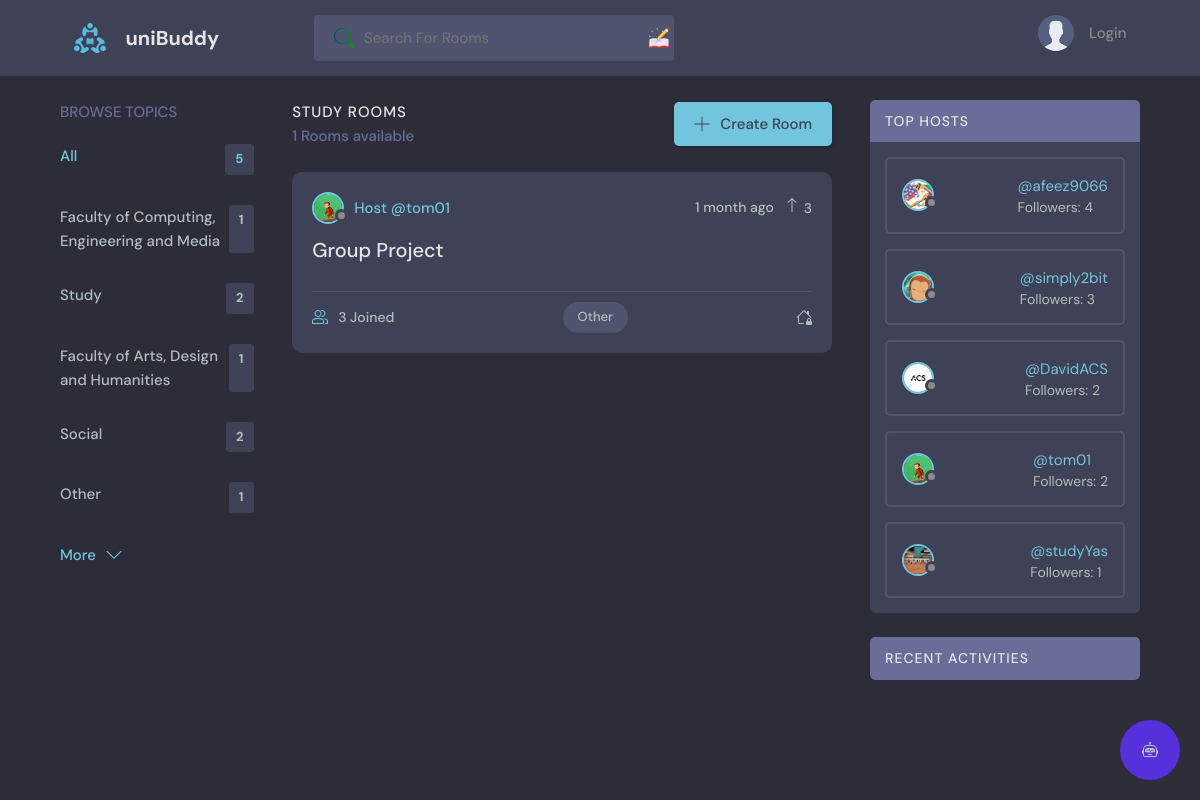
The app's page /?q=Other with its own data.
### base/models.py (models this page shows, shortened)
class Topic(models.Model):
    name = models.CharField(max_length=200)

class Room(models.Model):
    host = models.ForeignKey(User, on_delete=models.SET_NULL, null=True, related_name='created_rooms')
    topic = models.ForeignKey(Topic, on_delete=models.SET_NULL, null=True)
    name = models.CharField(max_length=200)
    description = models.TextField(null=True, blank=True)
    participants = models.ManyToManyField(
        User, related_name='participants', blank=True)
    updated = models.DateTimeField(auto_now=True)
    created = models.DateTimeField(auto_now_add=True)
    upvotes = models.IntegerField(default=0)
    upvoted_by = models.ManyToManyField(User, related_name='upvoted_rooms')
    is_private = models.BooleanField(default=False)
    access_code = models.CharField(max_length=10, blank=True, null=True)
    admins = models.ManyToManyField(User, related_name="admin_rooms", blank=True)
    class Meta:
        ordering = ['-updated', '-created']

class User(AbstractUser):
    name = models.CharField(max_length=200, null=True)
    email = models.EmailField(unique=True, null=True)
    bio = models.TextField(null=True)
    avatar = models.ImageField(null=True, default="avatar.svg")
    followers = models.ManyToManyField('self', related_name='following', blank=True, symmetrical=False)
    follower_count = models.IntegerField(default=0)
    last_checked = models.DateTimeField(auto_now_add=True)
    badges = models.ManyToManyField('base.Badge', blank=True)
    USERNAME_FIELD = 'email'
    REQUIRED_FIELDS = []

### base/views.py (the view)
# urls.py: path('', views.home, name="home"),
def home(request):
    q = request.GET.get('q') if request.GET.get('q') != None else ''
    rooms = Room.objects.filter(
        Q(topic__name__icontains=q) |
        Q(name__icontains=q) |
        Q(description__icontains=q)
    ).order_by('-upvotes')
    topics = Topic.objects.all()[0:5]
    room_count = rooms.count()
    top_host = User.objects.annotate(num_followers=Count('followers')).order_by('-num_followers')[:5]
    if request.user.is_authenticated:
        following_users = request.user.followers.all()
        room_messages = Message.objects.filter(
            Q(room__topic__name__icontains=q),
            Q(user=request.user) | Q(user__in=following_users)
        ).order_by('-created')[:5]
    else:
        room_messages = Message.objects.none()  # Return an empty queryset
    context = {'rooms': rooms, 'topics': topics,
               'room_count': room_count, 'room_messages': room_messages,
               'top_host': top_host}
    return render(request, 'base/home.html', context)

### base/templates/base/home.html (shortened to what this page needs)
{% extends 'main.html' %}
{% load static %}
{% block content %}
<main class="layout layout--3">
  <div class="container">
    {% include 'base/topics_component.html' %}
    <div class="roomList">
      <div class="roomList__header">
        <div>
          <h2>Study Rooms</h2>
          <p>{{room_count}} Rooms available</p>
        </div>
        <a class="btn btn--main" href="{% url 'create-room' %}">
          <svg version="1.1" xmlns="http://www.w3.org/2000/svg" width="32" height="32" viewBox="0 0 32 32">
            <title>add</title>
            <path
              d="M16.943 0.943h-1.885v14.115h-14.115v1.885h14.115v14.115h1.885v-14.115h14.115v-1.885h-14.115v-14.115z">
            </path>
          </svg>
          Create Room
        </a>
      </div>
      {% include 'base/feed_component.html' %}
    </div>
    <div style="background: rgba(0,0,0,0);" class="activities">
      {% include 'base/top_host_component.html' %}
      <br>
      {% include 'base/activity_component.html' %}
  </div>
  </div>
</main>
{% endblock %}

### base/templates/base/topics_component.html
<div class="topics">
  <div class="topics__header">
      <h2>Browse Topics</h2>
  </div>
  <ul class="topics__list">
      <li>
          <a href="{% url 'home' %}" class="active">All <span>{{topics.count}}</span></a>
      </li>
      {% for topic in topics %}
      <li>
          <a href="{% url 'home' %}?q={{topic.name}}">{{topic.name}}<span>{{topic.room_set.all.count}}</span></a>
      </li>
      {% endfor %}
  </ul>
  <a class="btn btn--link" href="{% url 'topics' %}">
      More
      <svg version="1.1" xmlns="http://www.w3.org/2000/svg" width="32" height="32" viewBox="0 0 32 32">
          <title>chevron-down</title>
          <path d="M16 21l-13-13h-3l16 16 16-16h-3l-13 13z"></path>
      </svg>
  </a>
</div>

### base/templates/base/feed_component.html (shortened to what this page needs)
{% for room in rooms %}
<div class="roomListRoom">
    <div class="roomListRoom__header">
        {% if room.host %}
        <a href="{% url 'user-profile' room.host.id %}" class="roomListRoom__author">
    {% endif %}
            <div class="avatar avatar--small">
                <img src="{{room.host.avatar.url}}" />
            </div>
            <span>Host @{{room.host.username}}</span>
        </a>
        <div class="roomListRoom__actions">
            <span>{{room.created|timesince}} ago</span>
            <form class="upvote-form" method="POST" action="{% url 'upvote' %}">
                <div class="upvote-container" style="cursor: pointer;">
                    <svg xmlns="http://www.w3.org/2000/svg" width="16" height="16" fill="currentColor" class="bi bi-arrow-up" viewBox="0 0 16 16"> <path fill-rule="evenodd" d="M8 15a.5.5 0 0 0 .5-.5V2.707l3.146 3.147a.5.5 0 0 0 .708-.708l-4-4a.5.5 0 0 0-.708 0l-4 4a.5.5 0 1 0 .708.708L7.5 2.707V14.5a.5.5 0 0 0 .5.5z"/>
                    </svg>
                    <span class="upvote-count">{{ room.upvotes }}</span>
                </div>
            </form>
        </div>
    </div>
    <div class="roomListRoom__content">
        <a href="{% url 'room' room.id %}">{{room.name}}</a>
    </div>
    <div class="roomListRoom__meta">
        <a href="{% url 'room' room.id %}" class="roomListRoom__joined">
            {{room.participants.all.count}} Joined
        </a>
        <p class="roomListRoom__topic">{{room.topic.name}}</p>
    </div>
</div>
{% endfor %}

### base/templates/base/top_host_component.html
<div class="activities">
    <div class="activities__header">
      <h2>Top Hosts</h2>
    </div>
    {% for host in top_host %}
      <div class="activities__box">
        <div class="activities__boxHeader roomListRoom__header">
          <div class="avatar avatar--small">
            <img src="{{ host.avatar.url }}" />
          </div>
          <div class="top-host__details">
            <a href="{% url 'user-profile' host.id %}">@{{ host.username }}</a>
            <p>Followers: {{ host.num_followers }}</p>
          </div>
        </div>
      </div>
    {% empty %}
      <p>No top hosts found</p>
    {% endfor %}
  </div>

### records on screen
Topic: name "Faculty of Computing, Engineering and Media", room_set.all.count "1"
Topic: name "Study", room_set.all.count "2"
Topic: name "Faculty of Arts, Design and Humanities", room_set.all.count "1"
Topic: name "Social", room_set.all.count "2"
Topic: name "Other", room_set.all.count "1"
Room: host.avatar (picture), host.username "tom01", created "1 month", upvotes "3", name "Group Project", participants.all.count "3", topic.name "Other", is_private True (drawn)
User: avatar (picture), username "afeez9066", num_followers "4"
User: avatar (picture), username "simply2bit", num_followers "3"
User: avatar (picture), username "DavidACS", num_followers "2"
User: avatar (picture), username "tom01", num_followers "2"
User: avatar (picture), username "studyYas", num_followers "1"

### other values on screen
{{ topics.count }} "5"
{{ room_count }} "1"
